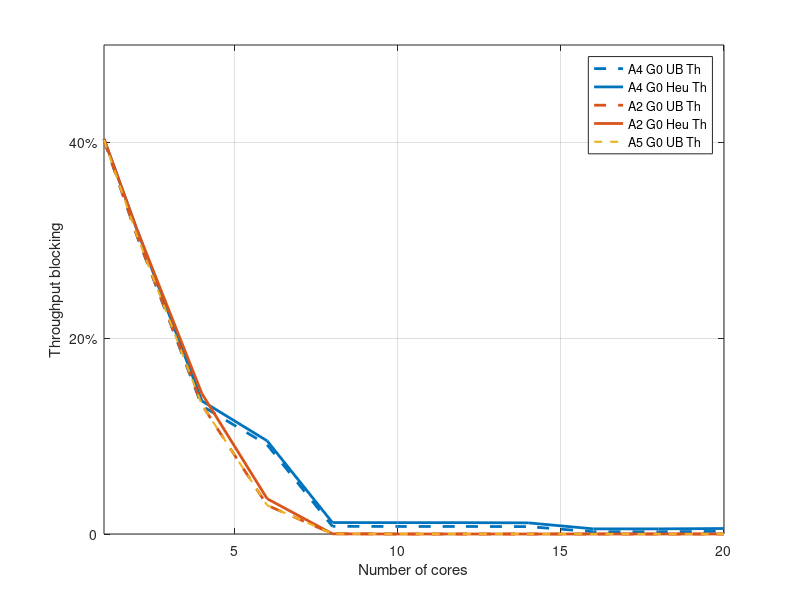
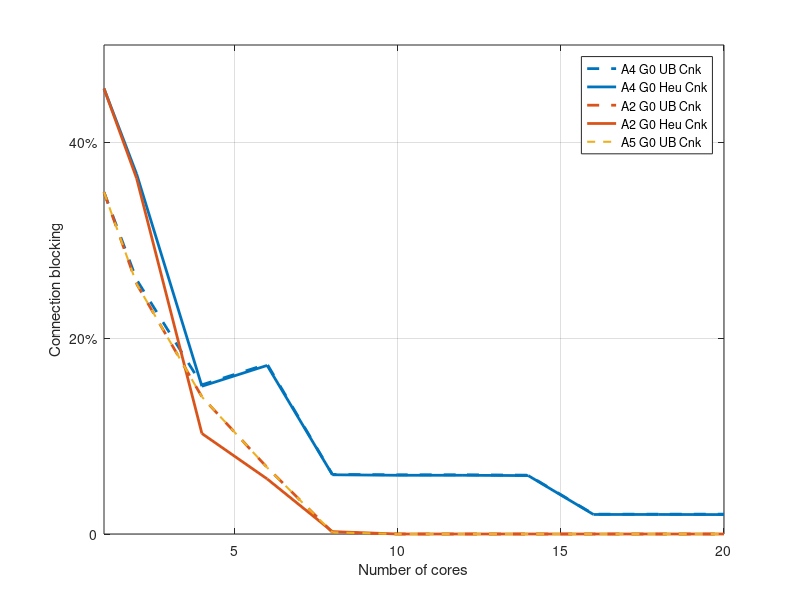

MATLAB code for these plots, in order:
clc;
close all;
clear;

load arch4Guard0beta100.mat
load arch2Guard0beta100.mat
corev = [1, 2, 4, 6, 8, 10, 12, 14, 16, 18, 20];

%% Plot connections
% colors: [0, 0.45, 0.74], [.85, .33, .1], [.93, .69, .13]
figure1 = figure;
axes1 = axes('Parent', figure1);
box(axes1, 'on')
hold(axes1, 'on')
grid(axes1, 'on')

h(1) = plot(corev,thpUbA4G0, '--', ...
    'displayname', 'A4 G0 UB Th', 'linewidth', 2, ...
    'color', [0, 0.45, 0.74]);
h(2) = plot(corev,thpHeA4G0, ...
    'displayname', 'A4 G0 Heu Th', 'linewidth', 2, ...
    'color', [0, 0.45, 0.74]);

h(3) = plot(corev,thpUbA2G0, '--', ...'marker', '^', ...
    'displayname', 'A2 G0 UB Th', 'linewidth', 2, ...
    'color', [.85, .33, .1]);
h(4) = plot(corev,thpHeA2G0, ...'marker', '^', ...
    'displayname', 'A2 G0 Heu Th', 'linewidth', 2, ...
    'color', [.85, .33, .1]);

h(5) = plot(corev, thpUbA2G0, '--', ...'marker', '^', ...
    'displayname', 'A5 G0 UB Th', 'linewidth', 1.5, ...
    'color', [.93, .69, .13]);

legend(h(1:end), 'location', 'northeast')
xlabel('Number of cores')
ylabel('Throughput blocking')
xlim([1, 20])
ytick = get(axes1, 'ytick');
set(axes1, 'ytick', ytick(1:2:end));
set(axes1, 'yticklabel', {'0','20%','40%','60%','80%','100%'});
saveas(figure1, 'G0thp.jpg')

%% Plot connection
figure2 = figure;
axes2 = axes('Parent', figure2);
box(axes2, 'on')
hold(axes2, 'on')
grid(axes2, 'on')
h(1) = plot(corev,cnkUbA4G0, '--', ...
    'displayname', 'A4 G0 UB Cnk', 'linewidth', 2, ...
    'color', [0, 0.45, 0.74]);
h(2) = plot(corev,cnkHeA4G0, ...
    'displayname', 'A4 G0 Heu Cnk', 'linewidth', 2, ...
    'color', [0, 0.45, 0.74]);

h(3) = plot(corev,cnkUbA2G0, '--', ...'marker', '^', ...
    'displayname', 'A2 G0 UB Cnk', 'linewidth', 2, ...
    'color', [.85, .33, .1]);
h(4) = plot(corev,cnkHeA2G0, ...'marker', '^', ...
    'displayname', 'A2 G0 Heu Cnk', 'linewidth', 2, ...
    'color', [.85, .33, .1]);

h(5) = plot(corev, cnkUbA2G0, '--', ...'marker', '^', ...
    'displayname', 'A5 G0 UB Cnk', 'linewidth', 1.5, ...
    'color', [.93, .69, .13]);

legend(h(1:end), 'location', 'northeast')
xlabel('Number of cores')
ylabel('Connection blocking')
xlim([1, 20])
ytick = get(axes2, 'ytick');
set(axes2, 'ytick', ytick(1:2:end));
set(axes2, 'yticklabel', {'0','20%','40%','60%','80%','100%'});
saveas(figure2, 'G0cnk.jpg')
